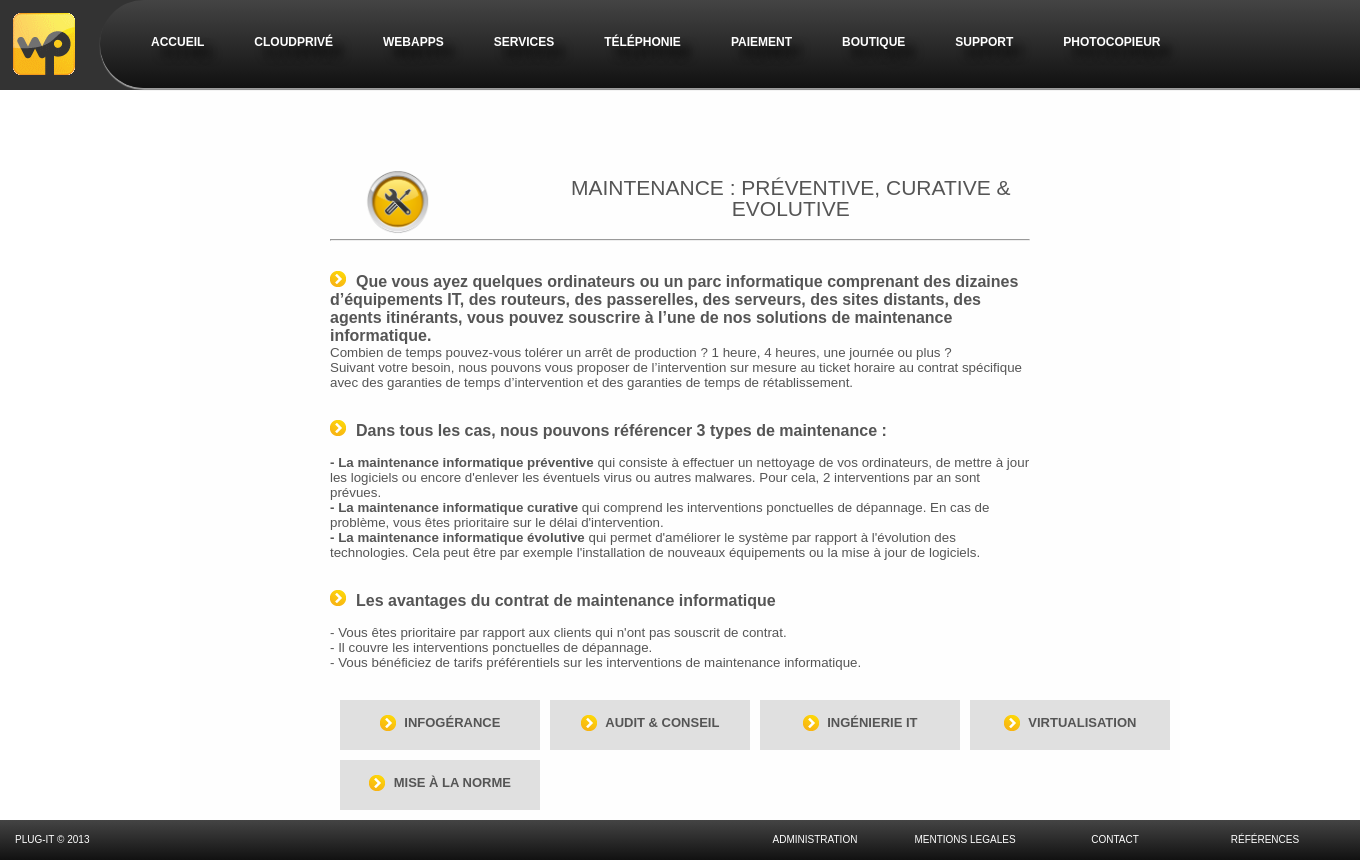
Screenshot of /index.php?page=services&mode=viewone&id=2 with the database file from the repository.
### tables this page shows
CREATE TABLE IF NOT EXISTS `menu` (
  `id` int(11) NOT NULL AUTO_INCREMENT,
  `interne` tinyint(1) NOT NULL,
  `active` tinyint(1) NOT NULL,
  `nom` varchar(50) NOT NULL,
  `baseName` varchar(50) NOT NULL,
  `position` int(11) NOT NULL,
  `lien` varchar(255) NOT NULL,
  `meta` text NOT NULL,
  PRIMARY KEY (`id`)
);

CREATE TABLE IF NOT EXISTS `services` (
  `id` int(11) NOT NULL AUTO_INCREMENT,
  `titre` varchar(100) NOT NULL,
  `corps` text NOT NULL,
  `image` varchar(100) NOT NULL,
  `subtitre` varchar(50) NOT NULL,
  `date` timestamp NOT NULL DEFAULT CURRENT_TIMESTAMP,
  `ordre` int(11) NOT NULL,
  PRIMARY KEY (`id`)
);

### connexionbddplugit.class.php (called while the page is built, shortened)
<?php
class connexionbddplugit
{
	private static $connexion = null;
	public static function getInstance ()
	{
		if (is_null(self::$connexion))
		{
			try
			{
				$connexion = new PDO('mysql:host=localhost;dbname=plugit2','root','');
			} catch ( Exception $e )
			{
			echo "Connection à MySQL impossible : ", $e->getMessage();
			die();
			}
			$connexion->setAttribute(PDO::ATTR_ERRMODE, PDO::ERRMODE_EXCEPTION);
			$connexion->setAttribute(PDO::ATTR_EMULATE_PREPARES, false);
			$connexion->exec("SET CHARACTER SET utf8");
		}
		return $connexion;
	}
}
?>

### Include/common/Banniere.php (the view, shortened to what this page needs)
<div>
	<div style="min-width:1350px;"><a href="index.php?page=accueil"><img src="images/logotype_plug_it(transparence).png" style="float:left; margin:13px 50px 13px 13px;"/></a>
	<ul id="menu">
		<?php
		require_once('./connexionbddplugit.class.php');
		try
		{
			$rq = connexionbddplugit::getInstance()->query("SELECT * FROM menu ORDER BY position");
			while($ar=$rq->fetch())
			{
				if($ar['active'] == true)
				{
					echo '
					<li id="li_'.$ar['id'].'"><a href="'.$ar['lien'].'"';
					echo '>'.$ar['nom'].'</a>';
					echo '<ul id="li_sousmenu'.$ar['id'].'">';
					echo '</ul></li>';
				}
			}
		} catch ( Exception $e ) {
			echo "Une erreur est survenue : ".$e->getMessage();
		}
		?>
	</ul>
	</div>
</div>

### Include/invite/services.php (shortened to what this page needs)
<?php
	require_once('./connexionbddplugit.class.php');
	switch($_GET['mode'])
	{
		case 'viewone':
			if(isset($_GET['id']))
			{
				try{
					$bdd = connexionbddplugit::getInstance();
					$retour = $bdd->prepare("SELECT count(id) as cpt FROM services WHERE id=?");
					$retour->execute(array($_GET['id']));
					$donnees = $retour->fetch();
				} catch ( Exception $e ) {
					echo "Une erreur est survenue : ".$e->getMessage();
				}
				if($donnees['cpt'] == 1)
				{
					try{
						$bdd = connexionbddplugit::getInstance();
						$retour = $bdd->prepare("SELECT * FROM services WHERE id=?");
						$retour->execute(array($_GET['id']));
						$donnees = $retour->fetch();
					} catch ( Exception $e ) {
						echo "Une erreur est survenue : ".$e->getMessage();
					}
					echo '<div style="margin:auto;width:70%;">
						<table>
							<tr>
								<td><img src="'.$donnees['image'].'" style="width:60%;"/></td>
								<td><h2>'.$donnees['titre'].'</h2></td>
							</tr>
						</table>
						<hr/>
						<br/>
						'.nl2br($donnees['corps']).'
						</div>';
					try{
						$bdd = connexionbddplugit::getInstance();
						$retour = $bdd->prepare("SELECT * FROM services WHERE id<>? ORDER BY ordre LIMIT 10");
						$retour->execute(array($_GET['id']));
						$i=1;
						echo'<div style="margin:auto;width:70%;margin-top:20px;">
						<table cellspacing="10">';
						while ($donnees = $retour->fetch())
							{
								if($i == 1)
									echo '<tr>';
								echo '<td>
								<div class="blocklink" onclick="location.href=\'index.php?page=services&mode=viewone&id='.$donnees['id'].'\'">
									<p style="text-align:center;position:relative;top:30%;">
										<img src="images/fleche.png" style="vertical-align:middle;"/> <span style="font-size:13px;font-weight:bold;margin-left:5px;text-transform:uppercase;">'.$donnees['subtitre'].'</span>
									</p>
								</div></td>';
								$i++;
								if($i > 4)
								{
									$i=1;
									echo '</tr>';
								}
							}
						echo '</table></div>';
					} catch ( Exception $e ) {
						echo "Une erreur est survenue : ".$e->getMessage();
					}
				}
				else
					echo '<p>Erreur</p>';
			}
			else
				echo '<p>Erreur</p>';
		break;
	}

### css/styles.css (style rules this page uses)
* { padding: 0px; margin: 0px; outline: none; }

### styles/index.css (style rules this page uses)
#menu { min-width: 1250px; margin: 0 0 0 100px; padding: 0px 0px 0px 0px; list-style: none; background: #111; background: -moz-linear-gradient(#444, #111); background: -webkit-gradient(linear,left bottom,left top,color-stop(0, #111),color-stop(1, #444)); background: -webkit-linear-gradient(#444, #111); background: -o-linear-gradient(#444, #111); background: -ms-linear-gradient(#444, #111); background: linear-gradient(#444, #111); -moz-border-radius: 50px; border-radius: 50px 0px 0px 50px; -moz-box-shadow: 0 2px 1px #9c9c9c; -webkit-box-shadow: 0 2px 1px #9c9c9c; box-shadow: 0px 2px 1px #9c9c9c; }
#menu li { float: left; padding: 30px 15px 30px 15px; position: relative; }
#menu a { float: left; height: 25px; padding:0px 10px 0px 10px; color: #999; text-transform: uppercase; font: bold 12px/25px Arial, Helvetica; text-decoration: none; text-shadow: 10px 10px 10px #000; color:white; }
#menu:after { visibility: hidden; display: block; font-size: 0; content: " "; clear: both; height: 0; }
.blocklink { width:200px; height: 50px; background-color:#e0e0e0; cursor: pointer; }
.titre { font-size:120%; font-weight:bold; }
h2,h3 { text-align: center; font-weight: normal; font-size:21px; line-height:21px; text-transform:uppercase; }
body { color:#555555; font-size:10pt; font-family: Arial,Helvetica,sans-serif; padding:0; margin: 0; }
html { margin:0; }

### rows the page displays
menu: nom "ACCUEIL"
menu: nom "CLOUDPRIVÉ"
menu: nom "WEBAPPS"
menu: nom "SERVICES"
menu: nom "TÉLÉPHONIE"
menu: nom "PAIEMENT"
menu: nom "BOUTIQUE"
menu: nom "SUPPORT"
menu: nom "PHOTOCOPIEUR"
services: image (picture), titre "MAINTENANCE : PRÉVENTIVE, CURATIVE & EVOLUTIVE", corps (picture), corps "Que vous ayez quelques ordinateurs ou un parc informatique comprenant des dizaines d’équipements IT, des routeurs, des passerelles, des serveurs, des sites distants, des agents itinérants, vous pouvez souscrire à l’une de nos solutions de maintenance informatique. Combien de temps pouvez-vous tolérer un arrêt de production ? 1 heure, 4 heures, une journée ou plus ? Suivant votre besoin, nous pouvons vous proposer de l’intervention sur mesure au ticket horaire au contrat spécifique avec des garanties de temps d’intervention et des garanties de temps de rétablissement. Dans tous les cas, nous pouvons référencer 3 types de maintenance : - La maintenance informatique préventive qui consiste à…"
services: subtitre "INFOGÉRANCE"
services: subtitre "AUDIT & CONSEIL"
services: subtitre "INGÉNIERIE IT"
services: subtitre "VIRTUALISATION"
services: subtitre "MISE À LA NORME"
